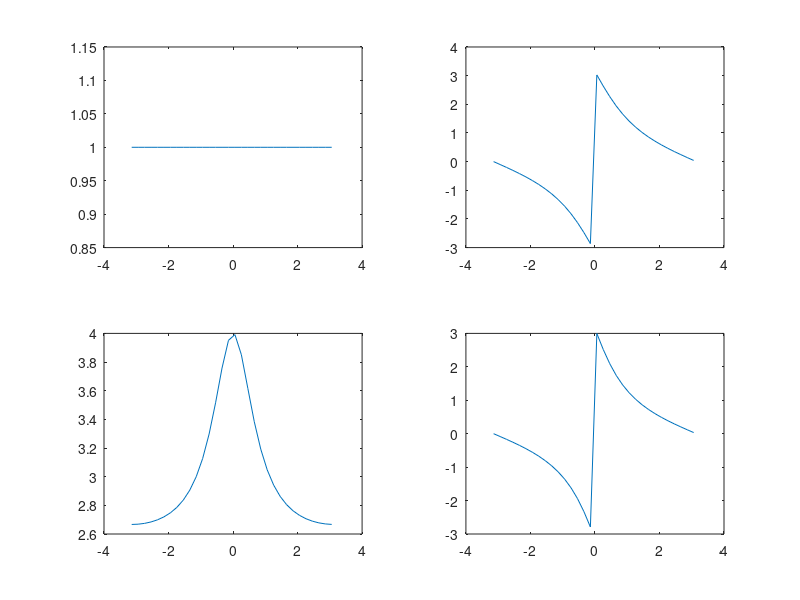

Write MATLAB code to recreate this figure.
clc;
clear;
close all;
n= 0:0.2:10;
w=-pi:0.2:pi;
a=2;
z=cos(w)+j.*sin(w);
h=(1-3*(z.^-1))./(3-(z.^-1));
subplot(2,2,1);
plot(w,abs(h));

#subplot(2,2,2);
#plot(w,angle(h));

x=(1-0.33.*(z.^-1))./(1-(0.5.*(z.^-1)));
subplot(2,2,2);
plot(w,angle(h));

#causal and stable
y=(1-3*(z.^-1))./(1-0.5.*(z.^-1));
 
subplot(2,2,3);
plot(w,abs(y));

subplot(2,2,4);
plot(w,angle(y));




